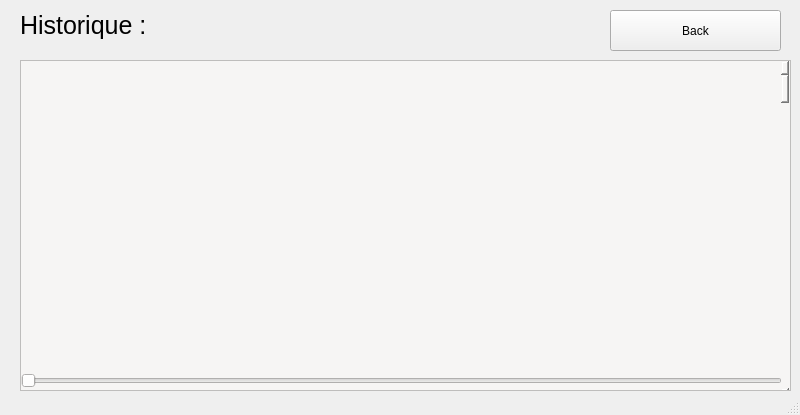
<?xml version="1.0" encoding="UTF-8"?>
<ui version="4.0">
 <class>Historique</class>
 <widget class="QMainWindow" name="Historique">
  <property name="geometry">
   <rect>
    <x>0</x>
    <y>0</y>
    <width>800</width>
    <height>415</height>
   </rect>
  </property>
  <property name="windowTitle">
   <string>MainWindow</string>
  </property>
  <property name="styleSheet">
   <string notr="true"/>
  </property>
  <widget class="QWidget" name="centralwidget">
   <widget class="QLabel" name="label">
    <property name="geometry">
     <rect>
      <x>20</x>
      <y>10</y>
      <width>171</width>
      <height>31</height>
     </rect>
    </property>
    <property name="font">
     <font>
      <pointsize>19</pointsize>
     </font>
    </property>
    <property name="text">
     <string>Historique :</string>
    </property>
   </widget>
   <widget class="QScrollArea" name="liste">
    <property name="geometry">
     <rect>
      <x>20</x>
      <y>60</y>
      <width>771</width>
      <height>331</height>
     </rect>
    </property>
    <property name="styleSheet">
     <string notr="true">background-color: rgb(246, 245, 244);</string>
    </property>
    <property name="widgetResizable">
     <bool>true</bool>
    </property>
    <widget class="QWidget" name="scrollAreaWidgetContents">
     <property name="geometry">
      <rect>
       <x>0</x>
       <y>0</y>
       <width>769</width>
       <height>329</height>
      </rect>
     </property>
     <widget class="QScrollBar" name="verticalScrollBar">
      <property name="geometry">
       <rect>
        <x>760</x>
        <y>0</y>
        <width>8</width>
        <height>341</height>
       </rect>
      </property>
      <property name="orientation">
       <enum>Qt::Vertical</enum>
      </property>
     </widget>
     <widget class="QSlider" name="horizontalSlider">
      <property name="geometry">
       <rect>
        <x>0</x>
        <y>310</y>
        <width>761</width>
        <height>20</height>
       </rect>
      </property>
      <property name="orientation">
       <enum>Qt::Horizontal</enum>
      </property>
     </widget>
    </widget>
   </widget>
   <widget class="QPushButton" name="Back">
    <property name="geometry">
     <rect>
      <x>610</x>
      <y>10</y>
      <width>171</width>
      <height>41</height>
     </rect>
    </property>
    <property name="styleSheet">
     <string notr="true"/>
    </property>
    <property name="text">
     <string>Back</string>
    </property>
   </widget>
  </widget>
  <widget class="QStatusBar" name="statusbar"/>
 </widget>
 <resources/>
 <connections/>
</ui>
